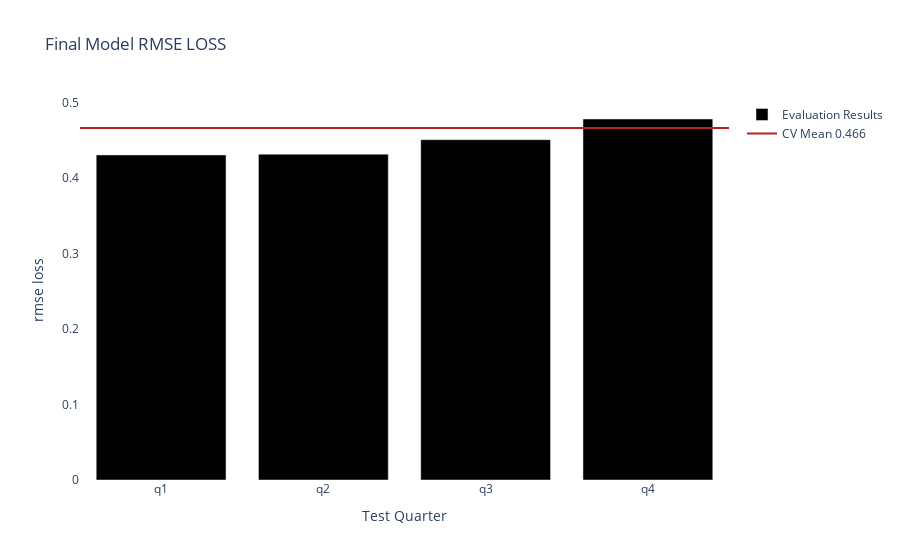
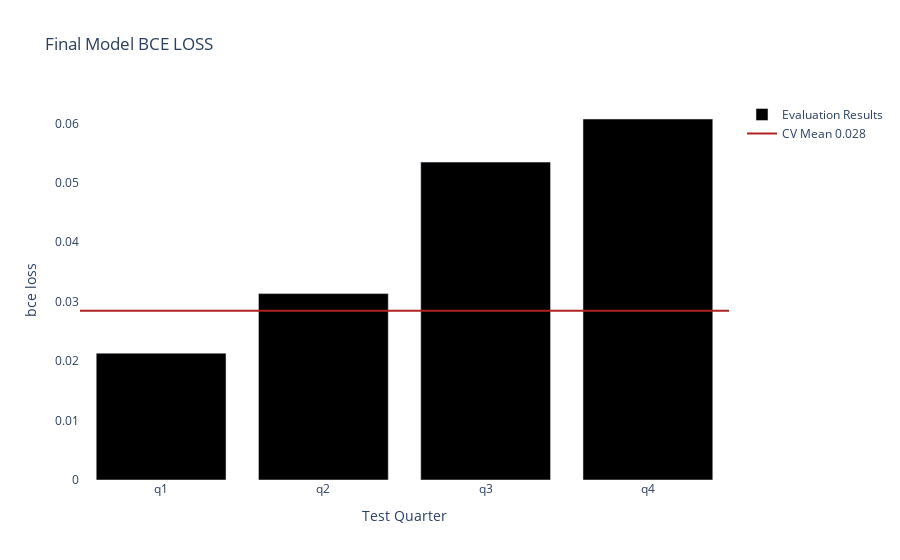

Source (notebook cell) for these figures, in order:
### Code cell
def plot_evaluation_results(evaluation_results: dict, metric_name: str):
    # compute cv mean
    cv_values = [fold[metric_name] for fold in evaluation_results['cross-validation'].values()]
    cv_mean   = sum(cv_values) / len(cv_values)

    # original eval keys and values
    eval_keys   = list(evaluation_results['evaluation_results'].keys())
    eval_values = [evaluation_results['evaluation_results'][k][metric_name] for k in eval_keys]

    # build buffered lists
    x_labels    = ['buffer1'] + eval_keys + ['buffer2']
    bar_values  = [0] + eval_values + [0]
    line_values = [cv_mean] * len(x_labels)

    # bar trace
    bar = go.Bar(
        x=x_labels,
        y=bar_values,
        marker_color='black',
        name='Evaluation Results'
    )

    # cv mean line trace
    line = go.Scatter(
        x=x_labels,
        y=line_values,
        mode='lines',
        line=dict(color='firebrick', width=2),
        name=f'CV Mean {cv_mean:.3f}'
    )

    fig = go.Figure(data=[bar, line])
    fig.update_layout(
        plot_bgcolor='white',
        xaxis_title_text='Test Quarter',
        yaxis_title_text=f'{metric_name.replace("_"," ")}',
        title=f'Final Model {" ".join([word.upper() for word in metric_name.replace("_"," ").split(" ")])}'
    )

    # zoom x axis to skip buffers
    start_idx = 1
    end_idx   = len(x_labels) - 2
    fig.update_xaxes(range=[start_idx - 0.5, end_idx + 0.5])

    fig.show()

plot_evaluation_results(evaluation_results, 'rmse_loss')
plot_evaluation_results(evaluation_results, 'bce_loss')

### Figure 1 — Plotly figure (JSON) as saved in the notebook; plotly's stock layout.template omitted (floating-point values rounded to 4 significant figures)
{"data": [{"marker": {"color": "black"}, "name": "Evaluation Results", "type": "bar", "x": ["buffer1", "q1", "q2", "q3", "q4", "buffer2"], "y": [0, 0.4304, 0.4313, 0.4506, 0.4779, 0]}, {"line": {"color": "firebrick", "width": 2}, "mode": "lines", "name": "CV Mean 0.466", "type": "scatter", "x": ["buffer1", "q1", "q2", "q3", "q4", "buffer2"], "y": [0.466, 0.466, 0.466, 0.466, 0.466, 0.466]}], "layout": {"plot_bgcolor": "white", "title": {"text": "Final Model RMSE LOSS"}, "xaxis": {"range": [0.5, 4.5], "title": {"text": "Test Quarter"}}, "yaxis": {"title": {"text": "rmse loss"}}}}

### Figure 2 — Plotly figure (JSON) as saved in the notebook; plotly's stock layout.template omitted (floating-point values rounded to 4 significant figures)
{"data": [{"marker": {"color": "black"}, "name": "Evaluation Results", "type": "bar", "x": ["buffer1", "q1", "q2", "q3", "q4", "buffer2"], "y": [0, 0.02134, 0.03136, 0.05348, 0.06073, 0]}, {"line": {"color": "firebrick", "width": 2}, "mode": "lines", "name": "CV Mean 0.028", "type": "scatter", "x": ["buffer1", "q1", "q2", "q3", "q4", "buffer2"], "y": [0.02848, 0.02848, 0.02848, 0.02848, 0.02848, 0.02848]}], "layout": {"plot_bgcolor": "white", "title": {"text": "Final Model BCE LOSS"}, "xaxis": {"range": [0.5, 4.5], "title": {"text": "Test Quarter"}}, "yaxis": {"title": {"text": "bce loss"}}}}
